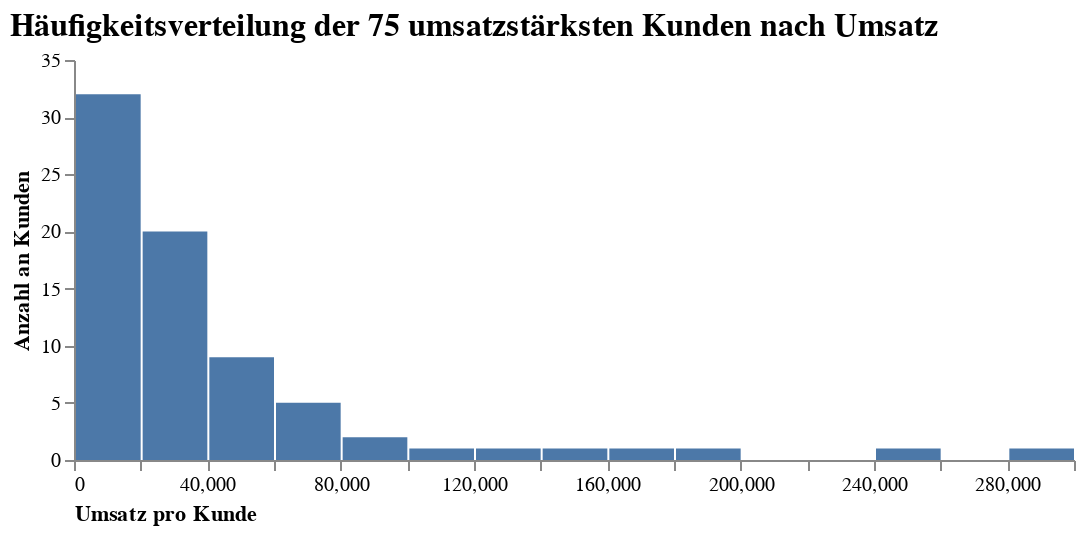

This figure's notebook cell:
### Code cell
# Umsatz der 75 umsatzstärksten Kunden
df_plot = df_sales.groupby("CustomerID").sum().sort_values(["TotalPrice"], ascending=False)[:75]
df_plot["CustomerID"] = df_plot.index

# Visualisierung der Häufigkeitsverteilung der 75 umsatzstärksten Kunden nach dem Umsatz
alt.Chart(df_plot).mark_bar().encode(
    x=alt.X("TotalPrice:Q",
            bin=alt.BinParams(maxbins=20),
            axis=alt.Axis(title="Umsatz pro Kunde", 
                          labelAngle=0,
                          titleAnchor="start",
                          grid=False)),
    y=alt.Y("count()",
            axis=alt.Axis(title = "Anzahl an Kunden",
                          titleAnchor="middle",
                          grid=False))
).properties(
    title="Häufigkeitsverteilung der 75 umsatzstärksten Kunden nach Umsatz",
    width=500,
    height=200
).configure_view(
    strokeWidth=0
).configure_title( 
    fontSize=16,
    font='Arial',
    color='black',
    anchor='start'
)

### Figure 1 — Vega-Lite specification as saved in the notebook (floating-point values rounded to 4 significant figures)
{"config": {"view": {"continuousWidth": 400, "continuousHeight": 300, "strokeWidth": 0}, "title": {"anchor": "start", "color": "black", "font": "Arial", "fontSize": 16}}, "data": {"name": "data-60b172930eff7b57fe78780a1053e1f7"}, "mark": "bar", "encoding": {"x": {"type": "quantitative", "axis": {"grid": false, "labelAngle": 0, "title": "Umsatz pro Kunde", "titleAnchor": "start"}, "bin": {"maxbins": 20}, "field": "TotalPrice"}, "y": {"type": "quantitative", "aggregate": "count", "axis": {"grid": false, "title": "Anzahl an Kunden", "titleAnchor": "middle"}}}, "height": 200, "title": "Häufigkeitsverteilung der 75 umsatzstärksten Kunden nach Umsatz", "width": 500, "$schema": "https://vega.github.io/schema/vega-lite/v4.8.1.json", "datasets": {"data-60b172930eff7b57fe78780a1053e1f7": [{"Quantity": 197491, "UnitPrice": 5176.0, "TotalPrice": 280200.0, "CustomerID": 14650.0}, {"Quantity": 64124, "UnitPrice": 1941.0, "TotalPrice": 259700.0, "CustomerID": 18100.0}, {"Quantity": 69993, "UnitPrice": 1143.0, "TotalPrice": 194600.0, "CustomerID": 17450.0}, {"Quantity": 80997, "UnitPrice": 4.98, "TotalPrice": 168500.0, "CustomerID": 16450.0}, {"Quantity": 80515, "UnitPrice": 26190.0, "TotalPrice": 143800.0, "CustomerID": 14910.0}, {"Quantity": 77670, "UnitPrice": 2097.0, "TotalPrice": 124900.0, "CustomerID": 12420.0}, {"Quantity": 57885, "UnitPrice": 5358.0, "TotalPrice": 117400.0, "CustomerID": 14160.0}, {"Quantity": 64549, "UnitPrice": 2221.0, "TotalPrice": 91060.0, "CustomerID": 17510.0}, {"Quantity": 40208, "UnitPrice": 8722.0, "TotalPrice": 81020.0, "CustomerID": 16030.0}, {"Quantity": 74215, "UnitPrice": 1.04, "TotalPrice": 77180.0, "CustomerID": 12350.0}, {"Quantity": 50255, "UnitPrice": 679.1, "TotalPrice": 66650.0, "CustomerID": 16680.0}, {"Quantity": 16352, "UnitPrice": 33330.0, "TotalPrice": 65160.0, "CustomerID": 14100.0}, {"Quantity": 63312, "UnitPrice": 891.2, "TotalPrice": 65040.0, "CustomerID": 13690.0}, {"Quantity": 38194, "UnitPrice": 5962.0, "TotalPrice": 60770.0, "CustomerID": 15310.0}, {"Quantity": 31070, "UnitPrice": 4977.0, "TotalPrice": 58830.0, "CustomerID": 13090.0}, {"Quantity": 30546, "UnitPrice": 237.4, "TotalPrice": 58510.0, "CustomerID": 17950.0}, {"Quantity": 29672, "UnitPrice": 266.6, "TotalPrice": 56250.0, "CustomerID": 15770.0}, {"Quantity": 28920, "UnitPrice": 1037.0, "TotalPrice": 54530.0, "CustomerID": 15060.0}, {"Quantity": 58343, "UnitPrice": 2452.0, "TotalPrice": 51530.0, "CustomerID": 14300.0}, {"Quantity": 12665, "UnitPrice": 3375.0, "TotalPrice": 50490.0, "CustomerID": 14090.0}, {"Quantity": 18028, "UnitPrice": 30.44, "TotalPrice": 44530.0, "CustomerID": 15750.0}, {"Quantity": 28004, "UnitPrice": 139.5, "TotalPrice": 42060.0, "CustomerID": 12930.0}, {"Quantity": 23071, "UnitPrice": 19850.0, "TotalPrice": 40990.0, "CustomerID": 17840.0}, {"Quantity": 121, "UnitPrice": 1304.0, "TotalPrice": 39920.0, "CustomerID": 15100.0}, {"Quantity": 23948, "UnitPrice": 738.7, "TotalPrice": 37150.0, "CustomerID": 13800.0}, {"Quantity": 15536, "UnitPrice": 389.7, "TotalPrice": 37130.0, "CustomerID": 16010.0}, {"Quantity": 33704, "UnitPrice": 669.3, "TotalPrice": 34680.0, "CustomerID": 16420.0}, {"Quantity": 25748, "UnitPrice": 12210.0, "TotalPrice": 33720.0, "CustomerID": 12750.0}, {"Quantity": 18368, "UnitPrice": 324.3, "TotalPrice": 33640.0, "CustomerID": 15840.0}, {"Quantity": 32748, "UnitPrice": 434.4, "TotalPrice": 31910.0, "CustomerID": 17400.0}, {"Quantity": 7612, "UnitPrice": 1212.0, "TotalPrice": 31830.0, "CustomerID": 17390.0}, {"Quantity": 15968, "UnitPrice": 1579.0, "TotalPrice": 28880.0, "CustomerID": 13100.0}, {"Quantity": 13476, "UnitPrice": 623.2, "TotalPrice": 28750.0, "CustomerID": 14680.0}, {"Quantity": 19160, "UnitPrice": 2355.0, "TotalPrice": 28340.0, "CustomerID": 13080.0}, {"Quantity": 16232, "UnitPrice": 1166.0, "TotalPrice": 28120.0, "CustomerID": 13410.0}, {"Quantity": 19256, "UnitPrice": 557.9, "TotalPrice": 26880.0, "CustomerID": 17860.0}, {"Quantity": 32184, "UnitPrice": 47.98, "TotalPrice": 26630.0, "CustomerID": 16330.0}, {"Quantity": 12897, "UnitPrice": 447.0, "TotalPrice": 25980.0, "CustomerID": 13780.0}, {"Quantity": 11421, "UnitPrice": 460.5, "TotalPrice": 21430.0, "CustomerID": 12750.0}, {"Quantity": 5241, "UnitPrice": 12950.0, "TotalPrice": 21280.0, "CustomerID": 12740.0}, {"Quantity": 7559, "UnitPrice": 462.2, "TotalPrice": 21090.0, "CustomerID": 16210.0}, {"Quantity": 8360, "UnitPrice": 2495.0, "TotalPrice": 20370.0, "CustomerID": 17680.0}, {"Quantity": 25649, "UnitPrice": 145.6, "TotalPrice": 20280.0, "CustomerID": 17380.0}, {"Quantity": 9209, "UnitPrice": 4758.0, "TotalPrice": 19910.0, "CustomerID": 15040.0}, {"Quantity": 8212, "UnitPrice": 1978.0, "TotalPrice": 19820.0, "CustomerID": 12470.0}, {"Quantity": 8437, "UnitPrice": 916.9, "TotalPrice": 18900.0, "CustomerID": 12730.0}, {"Quantity": 11441, "UnitPrice": 2020.0, "TotalPrice": 18640.0, "CustomerID": 15160.0}, {"Quantity": 23075, "UnitPrice": 170.1, "TotalPrice": 17650.0, "CustomerID": 12900.0}, {"Quantity": 10923, "UnitPrice": 1082.0, "TotalPrice": 17630.0, "CustomerID": 12680.0}, {"Quantity": 5788, "UnitPrice": 1082.0, "TotalPrice": 17290.0, "CustomerID": 14030.0}, {"Quantity": 9474, "UnitPrice": 1172.0, "TotalPrice": 17260.0, "CustomerID": 17430.0}, {"Quantity": 7322, "UnitPrice": 1367.0, "TotalPrice": 17220.0, "CustomerID": 13770.0}, {"Quantity": 10118, "UnitPrice": 476.4, "TotalPrice": 17160.0, "CustomerID": 13880.0}, {"Quantity": 8975, "UnitPrice": 793.6, "TotalPrice": 16590.0, "CustomerID": 16840.0}, {"Quantity": 9526, "UnitPrice": 1685.0, "TotalPrice": 16590.0, "CustomerID": 12920.0}, {"Quantity": 11766, "UnitPrice": 180.6, "TotalPrice": 16570.0, "CustomerID": 14610.0}, {"Quantity": 11005, "UnitPrice": 1143.0, "TotalPrice": 16390.0, "CustomerID": 15860.0}, {"Quantity": 9775, "UnitPrice": 830.8, "TotalPrice": 16360.0, "CustomerID": 17680.0}, {"Quantity": 6149, "UnitPrice": 924.7, "TotalPrice": 16230.0, "CustomerID": 15190.0}, {"Quantity": 3756, "UnitPrice": 978.8, "TotalPrice": 15610.0, "CustomerID": 14050.0}, {"Quantity": 5709, "UnitPrice": 1265.0, "TotalPrice": 14760.0, "CustomerID": 15510.0}, {"Quantity": 8888, "UnitPrice": 1086.0, "TotalPrice": 14590.0, "CustomerID": 16130.0}, {"Quantity": 6752, "UnitPrice": 328.9, "TotalPrice": 14390.0, "CustomerID": 14870.0}, {"Quantity": 5476, "UnitPrice": 1216.0, "TotalPrice": 14030.0, "CustomerID": 16700.0}, {"Quantity": 7536, "UnitPrice": 2012.0, "TotalPrice": 13790.0, "CustomerID": 12680.0}, {"Quantity": 7440, "UnitPrice": 1351.0, "TotalPrice": 13690.0, "CustomerID": 12620.0}, {"Quantity": 6685, "UnitPrice": 1839.0, "TotalPrice": 13400.0, "CustomerID": 12540.0}, {"Quantity": 11071, "UnitPrice": 921.0, "TotalPrice": 13380.0, "CustomerID": 12430.0}, {"Quantity": 6105, "UnitPrice": 1628.0, "TotalPrice": 13320.0, "CustomerID": 15500.0}, {"Quantity": 3653, "UnitPrice": 1315.0, "TotalPrice": 13220.0, "CustomerID": 12480.0}, {"Quantity": 8439, "UnitPrice": 1513.0, "TotalPrice": 13110.0, "CustomerID": 17740.0}, {"Quantity": 7397, "UnitPrice": 669.3, "TotalPrice": 13030.0, "CustomerID": 16520.0}, {"Quantity": 7100, "UnitPrice": 426.0, "TotalPrice": 12670.0, "CustomerID": 14260.0}, {"Quantity": 5630, "UnitPrice": 1417.0, "TotalPrice": 12630.0, "CustomerID": 13080.0}, {"Quantity": 2803, "UnitPrice": 9071.0, "TotalPrice": 12600.0, "CustomerID": 12540.0}]}}
